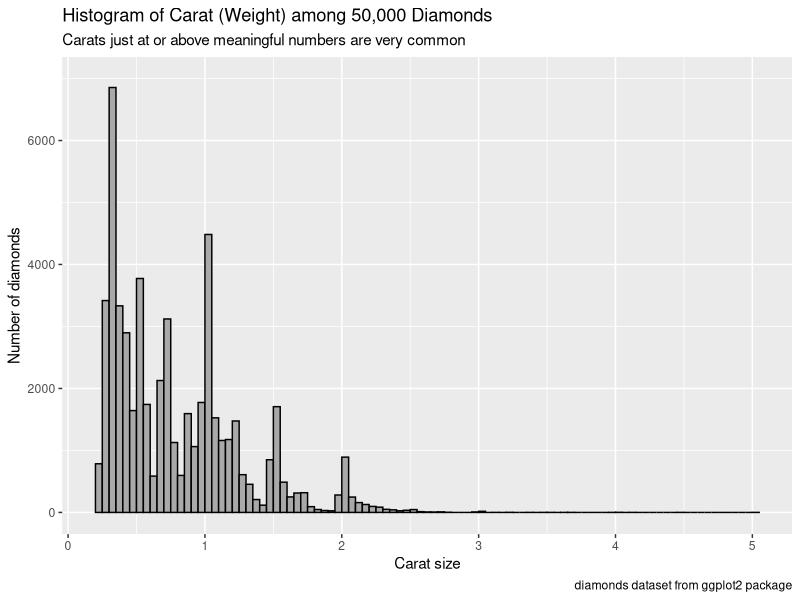

R code for this plot:
library(tidyverse)

hist_p <- ggplot(diamonds, aes(x = carat)) +
	geom_histogram(
		binwidth = 0.05,
		boundary = 0,
		fill = "darkgray",
		color = "black"
	) +
	scale_y_continuous(
		breaks = seq(0, 6000, by = 2000)
	) +
	coord_cartesian(ylim = c(0, 7000)) +
	labs(
		title = "Histogram of Carat (Weight) among 50,000 Diamonds",
		subtitle = "Carats just at or above meaningful numbers are very common",
		x = "Carat size",
		y = "Number of diamonds",
		caption = "diamonds dataset from ggplot2 package"
	) +
	theme_gray()

ggsave(
	file = "diamonds.png",
	plot = hist_p,
	width = 6,
	height = 4,
	units = "in",
	dpi = 300
)
